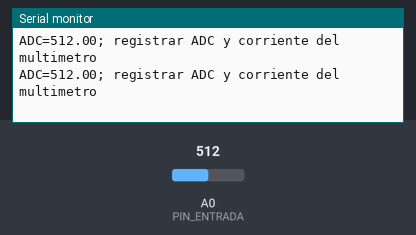
Recording of a sketch running on a simulated Arduino Uno, built with avr-gcc and run on an emulated ATmega328P. Parts: the last lines printed to the serial monitor. The inputs (shaded band) are chosen by the test bench; at power-on: A0 (PIN_ENTRADA) = 512.

Above: at 1.2 s.
1.3 s: A0 (PIN_ENTRADA) set to 716
At 1.8 s:
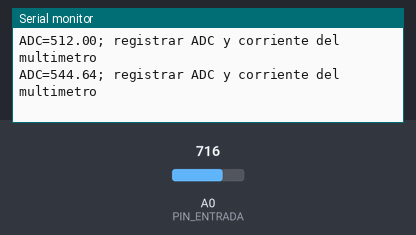
2.8 s: A0 (PIN_ENTRADA) set to 900
At 3.6 s:
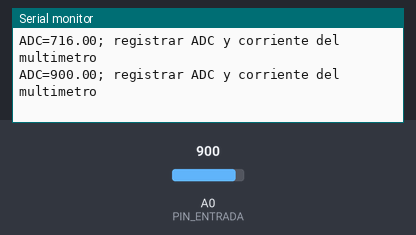
Timing chart, 0 to 5.8 s (numbered marks = the images above; inputs shaded):
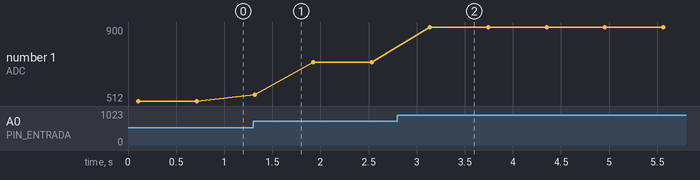

The sketch:

Lectura_PT100.ino
```cpp
const int PIN_ENTRADA = A0;
const bool CALIBRACION_CARGADA = false;
// Sustituir por resultados propios ANTES de habilitar la conversión.
const float I_BAJA = 4.0f;    // Corriente real medida, mA
const float I_ALTA = 20.0f;   // Corriente real medida, mA
const float ADC_BAJO = 0.0f;  // Promedio experimental inferior
const float ADC_ALTO = 0.0f;  // Promedio experimental superior
const float T_MIN = 0.0f;
const float T_MAX = 50.0f;

float leerPromedio() {
  long suma = 0;
  for (int k = 0; k < 50; ++k) {
    suma += analogRead(PIN_ENTRADA);
    delay(2);
  }
  return suma / 50.0f;
}

void setup() {
  Serial.begin(9600);
  analogReference(DEFAULT);
}

void loop() {
  const float adc = leerPromedio();
  Serial.print("ADC=");
  Serial.print(adc, 2);
  if (CALIBRACION_CARGADA && ADC_ALTO > ADC_BAJO && I_ALTA > I_BAJA) {
    const float corriente = I_BAJA + (adc - ADC_BAJO)
      * (I_ALTA - I_BAJA) / (ADC_ALTO - ADC_BAJO);
    Serial.print("; mA=");
    Serial.print(corriente, 3);
    if (corriente >= 4.0f && corriente <= 20.0f) {
      const float temperatura = T_MIN + (corriente - 4.0f)
        * (T_MAX - T_MIN) / 16.0f;
      Serial.print("; T_C=");
      Serial.print(temperatura, 2);
    } else {
      Serial.print("; FUERA_DEL_INTERVALO_NOMINAL_4_20_mA");
    }
  } else {
    Serial.print("; registrar ADC y corriente del multimetro");
  }
  Serial.println();
  delay(500);
}
```

Measured:
- after the input at 1.3 s, the serial monitor: prints a new line at once (image 1)
- after the input at 2.8 s, the serial monitor: prints a new line after 0.34 s (image 2)
- plotted number 1: 512 → 716 after the input at 1.3 s, 716 → 900 after the input at 2.8 s
